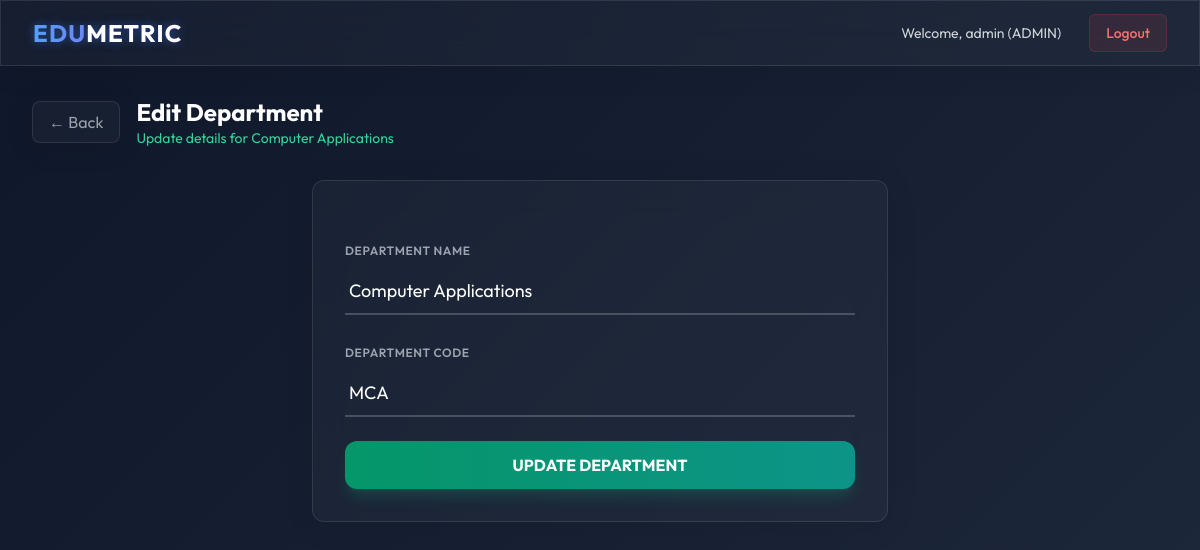
/edit-department/1/ (signed in), run on the app's committed database.
### core/models.py (models this page shows, shortened)
class User(AbstractUser):
    class Role(models.TextChoices):
        ADMIN = "ADMIN", "Admin"
        STAFF = "DEPT_STAFF", "Department Staff"
        TEACHER = "TEACHER", "Teacher"
        STUDENT = "STUDENT", "Student"
    role = models.CharField(max_length=20, choices=Role.choices, default=Role.STUDENT)
    department = models.ForeignKey(Department, on_delete=models.SET_NULL, null=True, blank=True)
    class_section = models.ForeignKey(ClassSection, on_delete=models.SET_NULL, null=True, blank=True)
    phone = models.CharField(max_length=15, blank=True, null=True)
    profile_pic = models.ImageField(upload_to="profiles/", blank=True, null=True)

class Department(models.Model):
    name = models.CharField(max_length=100)
    code = models.CharField(max_length=10, unique=True)

### core/views.py (the view, shortened to what this page needs)
# urls.py: path('edit-department/<int:dept_id>/', views.edit_department, name='edit_department'),
@login_required
@user_passes_test(is_admin)
def edit_department(request, dept_id):
    dept = get_object_or_404(Department, id=dept_id)
    return render(request, 'edit_department.html', {'dept': dept})

### core/views.py (called while the page is built)
def is_admin(user):
    return user.role == User.Role.ADMIN

### templates/edit_department.html (shortened to what this page needs)
{% extends 'base.html' %}
{% block content %}
<div class="space-y-8">
    <div class="flex items-center space-x-4 mb-6">
        <a href="{% url 'admin_dashboard' %}"
            class="glass-panel px-4 py-2 rounded-lg text-gray-400 hover:text-white transition-colors">
            &larr; Back
        </a>
        <div>
            <h1 class="text-2xl font-bold text-white">Edit Department</h1>
            <p class="text-emerald-400 text-sm">Update details for {{ dept.name }}</p>
        </div>
    </div>
    <div class="glass-panel p-8 rounded-xl max-w-xl mx-auto">
        <form method="post" class="space-y-6">
            <div class="space-y-2">
                <label class="text-xs font-semibold text-gray-400 uppercase tracking-wider">Department Name</label>
                <input type="text" name="name" value="{{ dept.name }}" required
                    class="w-full glass-input py-2 px-1 text-lg placeholder-gray-600">
            </div>
            <div class="space-y-2">
                <label class="text-xs font-semibold text-gray-400 uppercase tracking-wider">Department Code</label>
                <input type="text" name="code" value="{{ dept.code }}" required
                    class="w-full glass-input py-2 px-1 text-lg placeholder-gray-600">
            </div>
            <button type="submit"
                class="w-full mt-8 py-3 px-4 bg-gradient-to-r from-emerald-600 to-teal-600 hover:from-emerald-500 hover:to-teal-500
                rounded-xl font-bold text-white shadow-lg shadow-emerald-500/20 transition-all duration-200 transform hover:-translate-y-1">
                UPDATE DEPARTMENT
            </button>
        </form>
    </div>
</div>
{% endblock %}

### templates/base.html (shortened to what this page needs)
<!DOCTYPE html>
<html lang="en">
<head>
    <script src="/static/tailwind.js"></script>
    <link rel="stylesheet" href="/static/dashboard_effects.css">
</head>
<body class="antialiased overflow-x-hidden">
    <nav class="w-full glass-panel z-50 fixed top-0 left-0 border-b border-white/10">
        <div class="max-w-7xl mx-auto px-4 sm:px-6 lg:px-8">
            <div class="flex items-center justify-between h-16">
                <div class="flex-shrink-0">
                    <a href="/" class="text-2xl font-bold tracking-wider text-transparent bg-clip-text bg-gradient-to-r from-blue-400 to-purple-500 neon-text">
                        EDU<span class="text-white">METRIC</span>
                    </a>
                </div>
                <div class="hidden md:block">
                    <div class="ml-10 flex items-baseline space-x-4">
                        {% if user.is_authenticated %}
                            <span class="px-3 py-2 text-sm text-gray-300">Welcome, {{ user.username }} ({{ user.role }})</span>
                            <a href="{% url 'logout' %}" class="px-4 py-2 rounded-md text-sm font-medium bg-red-500/10 hover:bg-red-500/30 text-red-400 border border-red-500/20 transition-all">Logout</a>
                        {% else %}
                            <a href="{% url 'login' %}" class="text-gray-300 hover:text-white px-3 py-2 rounded-md text-sm font-medium">Login</a>
                        {% endif %}
                    </div>
                </div>
            </div>
        </div>
    </nav>
    <main class="pt-24 pb-12 px-4 sm:px-6 lg:px-8 max-w-7xl mx-auto min-h-screen">
        {% block content %}{% endblock %}
    </main>
</body>
</html>

### templates/base.html (style rules this page uses)
body { background: linear-gradient(135deg, #0f172a 0%, #1e293b 100%); color: #ffffff; min-height: 100vh; }
.glass-panel { background: rgba(255, 255, 255, 0.03); backdrop-filter: blur(16px); -webkit-backdrop-filter: blur(16px); border: 1px solid rgba(255, 255, 255, 0.1); box-shadow: 0 4px 30px rgba(0, 0, 0, 0.1); }
.glass-input { background: transparent; border: none; border-bottom: 2px solid rgba(255, 255, 255, 0.2); color: white; transition: border-color 0.3s; }
.neon-text { text-shadow: 0 0 10px rgba(59, 130, 246, 0.5); }

### data on the page
User: username "admin", role "ADMIN"
Department: name "Computer Applications", code "MCA"
